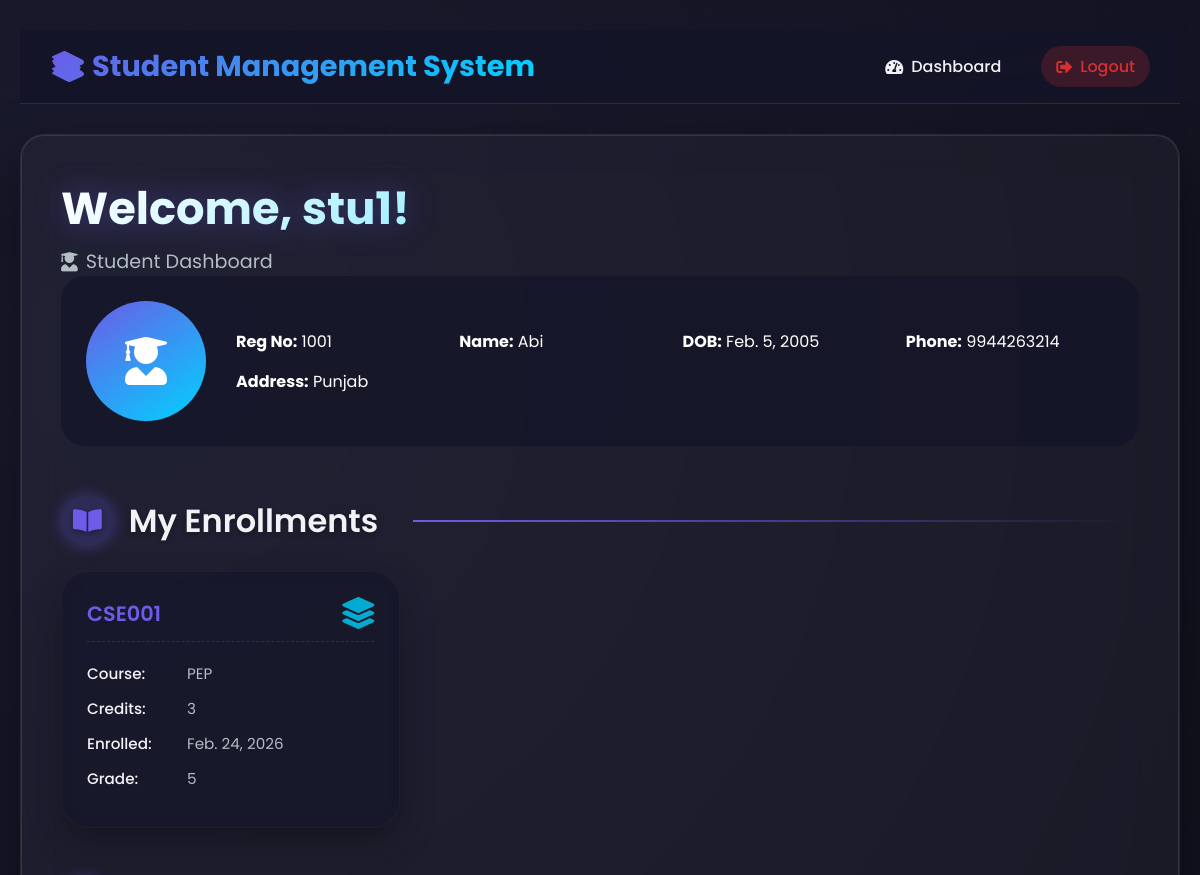
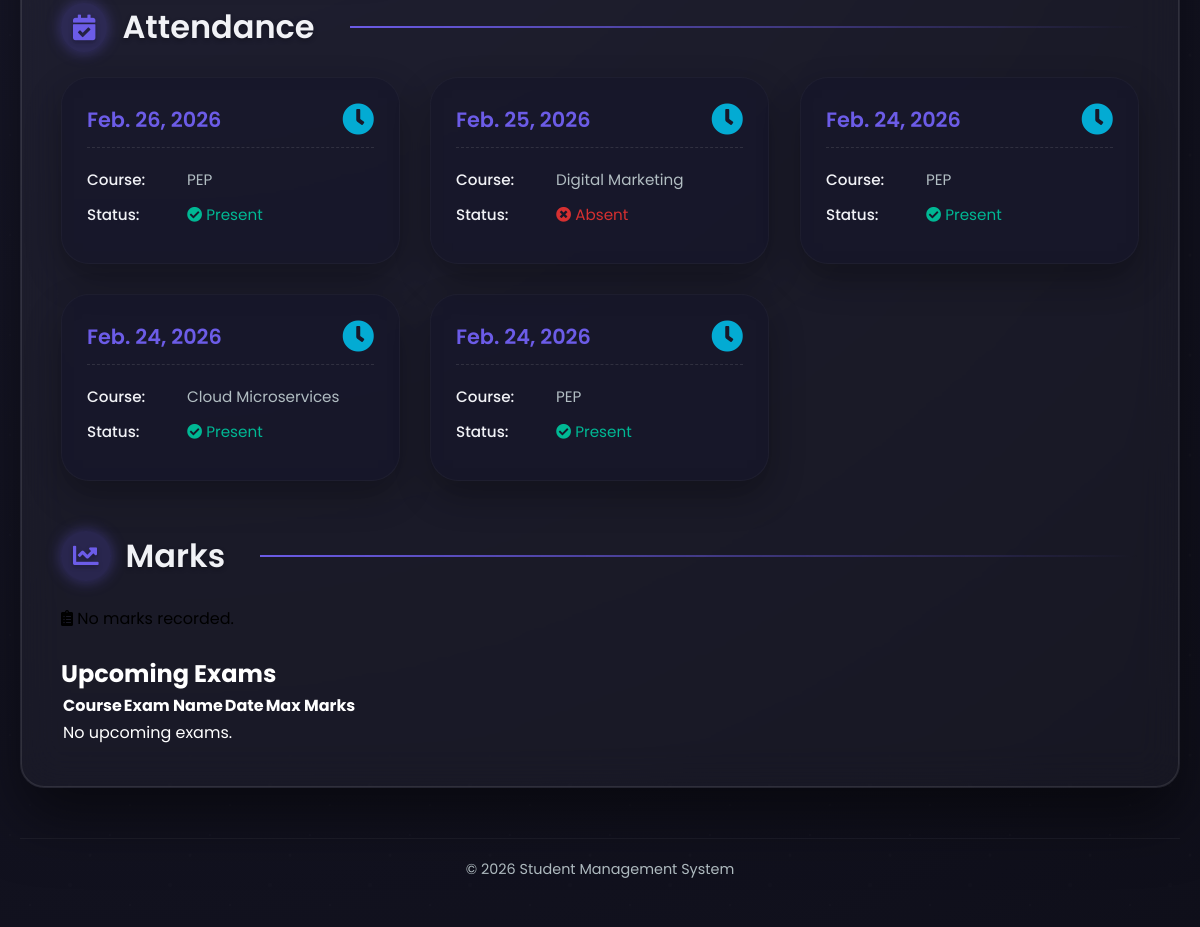
Page /students/student/dashboard/ (signed in) on the committed database (2 pictures, top to bottom).
### students/models.py (models this page shows, shortened)
class Student(models.Model):
    user = models.OneToOneField(User,on_delete=models.CASCADE,related_name='student')
    Reg_no = models.CharField(max_length=20,primary_key=True)
    Name = models.CharField(max_length=100)
    DOB = models.DateField()
    Address = models.TextField()
    Phone = models.CharField(max_length=10)

### courses/models.py (models this page shows, shortened)
class Enrollment(models.Model):
    student = models.ForeignKey(Student, on_delete=models.CASCADE, related_name='enrollments')
    course = models.ForeignKey(Course, on_delete=models.CASCADE, related_name='enrollments')
    enrollment_date = models.DateField(auto_now_add=True)
    grade = models.CharField(max_length=2, blank=True, null=True)

class Course(models.Model):
    code = models.CharField(max_length=10, unique=True)
    name = models.CharField(max_length=100)
    credits = models.IntegerField()

### attendance/models.py (models this page shows, shortened)
class Attendance(models.Model):
    CHOICES = (
        ('present','Present'),
        ('absent','Absent')
    )
    student = models.ForeignKey(Student,on_delete=models.CASCADE,related_name='attendance')
    course = models.ForeignKey(Course,on_delete=models.CASCADE,related_name='attendance')
    date = models.DateField()
    status = models.CharField(max_length=10,choices=CHOICES,default='present')

### students/views.py (the view)
# urls.py: path('student/dashboard/', views.student_dashboard, name='student-dashboard'),
@login_required
def student_dashboard(request):
    if not is_student(request.user):
        return HttpResponseForbidden("Access denied.")
    try:
        student = request.user.student
    except Student.DoesNotExist:
        return render(request, 'students/student_dashboard.html',
                      {'error': 'Student profile not found. Please contact administrator.'})
    enrollments = Enrollment.objects.filter(student=student)
    attendances = Attendance.objects.filter(student=student).order_by('-date')
    marks = Marks.objects.filter(student=student)
    enrolled_course_ids = enrollments.values_list('course_id', flat=True)
    upcoming_exams = Exam.objects.filter(
        course_id__in=enrolled_course_ids,
        date__gte=timezone.now().date()
    ).order_by('date')
    return render(request, 'students/student_dashboard.html', {
        'student': student,
        'enrollments': enrollments,
        'attendances': attendances,
        'marks': marks,
        'upcoming_exams': upcoming_exams,   # <-- pass to template
    })

### students/views.py (called while the page is built)
def is_student(user):
    return user.is_authenticated and hasattr(user, 'profile') and user.profile.role == 'student'

### students/templates/students/student_dashboard.html (shortened to what this page needs)
{% extends "students/base.html" %}
{% load static %}
{% block content %}
    {% if error %}
        <div class="error-message" style="color: var(--danger); text-align: center; padding: 20px;">
            <i class="fas fa-exclamation-triangle" style="font-size: 2rem;"></i>
            <p>{{ error }}</p>
        </div>
    {% else %}
        <div class="greeting">
            <h1>Welcome, {{ user.username }}!</h1>
            <p><i class="fas fa-user-graduate"></i> Student Dashboard</p>
        </div>
        <div class="profile-card" style="display: flex; gap: 30px; align-items: center; background: var(--card-bg); border-radius: var(--border-radius); padding: 25px; margin-bottom: 40px;">
            {% if student.Profile_Pic %}
                <img src="{{ student.Profile_Pic.url }}" alt="Profile" style="width: 120px; height: 120px; border-radius: 50%; object-fit: cover; border: 4px solid var(--primary);">
            {% else %}
                <div style="width: 120px; height: 120px; border-radius: 50%; background: linear-gradient(145deg, var(--primary), var(--secondary)); display: flex; align-items: center; justify-content: center; color: white; font-size: 3rem;">
                    <i class="fas fa-user-graduate"></i>
                </div>
            {% endif %}
            <div style="flex: 1; display: grid; grid-template-columns: repeat(auto-fit, minmax(200px, 1fr)); gap: 15px; color: white">
                <div class="info-item"><strong>Reg No:</strong> {{ student.Reg_no }}</div>
                <div class="info-item"><strong>Name:</strong> {{ student.Name }}</div>
                <div class="info-item"><strong>DOB:</strong> {{ student.DOB }}</div>
                <div class="info-item"><strong>Phone:</strong> {{ student.Phone }}</div>
                <div class="info-item"><strong>Address:</strong> {{ student.Address }}</div>
            </div>
        </div>
        <div class="section-title"><i class="fas fa-book-open"></i> My Enrollments</div>
        <div class="data-grid">
            {% for e in enrollments %}
                <div class="data-card">
                    <div class="card-header">{{ e.course.code }} <i class="fas fa-layer-group"></i></div>
                    <div class="card-body">
                        <p><strong>Course:</strong> {{ e.course.name }}</p>
                        <p><strong>Credits:</strong> {{ e.course.credits }}</p>
                        <p><strong>Enrolled:</strong> {{ e.enrollment_date }}</p>
                        <p><strong>Grade:</strong> {{ e.grade|default:"—" }}</p>
                    </div>
                </div>
            {% empty %}
                <div class="empty-state"><i class="fas fa-folder-open"></i> No enrollments yet.</div>
            {% endfor %}
        </div>
        <div class="section-title"><i class="fas fa-calendar-check"></i> Attendance</div>
        <div class="data-grid">
            {% for a in attendances %}
                <div class="data-card">
                    <div class="card-header">{{ a.date }} <i class="fas fa-clock"></i></div>
                    <div class="card-body">
                        <p><strong>Course:</strong> {{ a.course.name }}</p>
                        <p><strong>Status:</strong>
                            {% if a.status == 'present' %}
                                <span style="color: var(--success);"><i class="fas fa-check-circle"></i> Present</span>
                            {% elif a.status == 'absent' %}
                                <span style="color: var(--danger);"><i class="fas fa-times-circle"></i> Absent</span>
                            {% elif a.status == 'late' %}
                                <span style="color: var(--warning);"><i class="fas fa-clock"></i> Late</span>
                            {% endif %}
                        </p>
                    </div>
                </div>
            {% empty %}
                <div class="empty-state" style="color: white;"><i class="fas fa-calendar-times"></i> No attendance records.</div>
            {% endfor %}
        </div>
        <div class="section-title"><i class="fas fa-chart-line"></i> Marks</div>
        <div class="data-grid">
            {% for m in marks %}
                <div class="data-card">
                    <div class="card-header">{{ m.exam.name }} <i class="fas fa-star"></i></div>
                    <div class="card-body">
                        <p><strong>Course:</strong> {{ m.exam.course.name }}</p>
                        <p><strong>Marks:</strong> {{ m.marks_obtained }} / {{ m.exam.max_marks }}</p>
                        <p><strong>Percentage:</strong> {% widthratio m.marks_obtained m.exam.max_marks 100 %}%</p>
                    </div>
                </div>
            {% empty %}
                <div class="empty-state"><i class="fas fa-clipboard-list"></i> No marks recorded.</div>
            {% endfor %}
        </div>
    <br>
    <h2 style="color: white;">Upcoming Exams</h2>
    <table style="color: white;">
        <tr>
            <th>Course</th>
            <th>Exam Name</th>
            <th>Date</th>
            <th>Max Marks</th>
        </tr>
        {% for exam in upcoming_exams %}
        <tr>
            <td style="padding: 2%;">{{ exam.course.name }} ({{ exam.course.code }})</td>
            <td style="padding: 2%;">{{ exam.name }}</td>
            <td style="padding: 2%;">{{ exam.date }}</td>
            <td style="padding: 2%;">{{ exam.max_marks }}</td>
        </tr>
        {% empty %}
        <tr><td colspan="4">No upcoming exams.</td></tr>
        {% endfor %}
    </table>
        {% endif %}
{% endblock %}

### students/templates/students/base.html (shortened to what this page needs)
{% load static %}
<!DOCTYPE html>
<html lang="en">
<head>
    <link rel="stylesheet" href="https://use.fontawesome.com/releases/v5.15.4/css/all.css">
    <link rel="stylesheet" href="{% static 'students/dashboard.css' %}">
</head>
<body>
    <nav class="navbar">
        <div class="nav-container">
            <div class="nav-brand">
                <a href="
                    {% if user.is_authenticated %}
                        {% if user.profile.role == 'teacher' %}
                            {% url 'teacher-dashboard' %}
                        {% else %}
                            {% url 'student-dashboard' %}
                        {% endif %}
                    {% else %}
                        {% url 'login' %}
                    {% endif %}
                ">📚 Student Management System</a>
            </div>
            <ul class="nav-menu">
                {% if user.is_authenticated %}
                    {% if user.profile.role == 'teacher' %}
                        <li><a href="{% url 'teacher-dashboard' %}"><i class="fas fa-tachometer-alt"></i> Dashboard</a></li>
                        <li><a href="{% url 'student-list' %}"><i class="fas fa-users"></i> Students</a></li>
                        <li><a href="{% url 'course-list' %}"><i class="fas fa-book"></i> Courses</a></li>
                        <li><a href="{% url 'attendance-list' %}"><i class="fas fa-calendar-check"></i> Attendance</a></li>
                        {% else %}
                        <li><a href="{% url 'student-dashboard' %}"><i class="fas fa-tachometer-alt"></i> Dashboard</a></li>
                    {% endif %}
                    <li><a href="{% url 'logout' %}" class="logout-link"><i class="fas fa-sign-out-alt"></i> Logout</a></li>
                {% else %}
                    <li><a href="{% url 'login' %}"><i class="fas fa-sign-in-alt"></i> Login</a></li>
                    <li><a href="{% url 'signup' %}"><i class="fas fa-user-plus"></i> Signup</a></li>
                {% endif %}
            </ul>
        </div>
    </nav>
    <div class="dashboard-container">
        {% block content %}{% endblock %}
    </div>
    <footer class="footer">
        <p>&copy; {% now "Y" %} Student Management System</p>
    </footer>
</body>
</html>

### students/static/students/dashboard.css (style rules this page uses)
:root { --primary: #6c5ce7; --primary-glow: rgba(108, 92, 231, 0.4); --secondary: #00d2ff; --accent: #ff7675; --dark: #0f0f1a; --dark-light: #1a1a2e; --card-bg: rgba(20, 20, 40, 0.7); --text-primary: #f1f2f6; --text-secondary: #b2bec3; --success: #00b894; --warning: #fdcb6e; --danger: #d63031; --border-radius: 24px; --transition: all 0.3s cubic-bezier(0.25, 0.46, 0.45, 0.94); }
* { margin: 0; padding: 0; box-sizing: border-box; font-family: 'Poppins', sans-serif; }
body { background: radial-gradient(circle at 10% 20%, #1a1a2e, #0f0f1a); min-height: 100vh; padding: 30px 20px; position: relative; overflow-x: hidden; }
body::before { content: ''; position: absolute; top: 0; left: 0; width: 100%; height: 100%; opacity: 0.3; pointer-events: none; z-index: 0; }
.navbar { background: rgba(20, 20, 40, 0.8); backdrop-filter: blur(15px); -webkit-backdrop-filter: blur(15px); border-bottom: 1px solid rgba(255,255,255,0.1); padding: 15px 0; position: sticky; top: 0; z-index: 1000; }
.nav-container { max-width: 1600px; margin: 0 auto; display: flex; justify-content: space-between; align-items: center; padding: 0 30px; }
.nav-brand a { color: white; font-size: 1.8rem; font-weight: 700; text-decoration: none; background: linear-gradient(135deg, var(--primary), var(--secondary)); -webkit-background-clip: text; -webkit-text-fill-color: transparent; }
.nav-menu { display: flex; list-style: none; gap: 25px; align-items: center; flex-wrap: wrap; }
.nav-menu li a { color: var(--text-primary); text-decoration: none; font-weight: 500; padding: 8px 15px; border-radius: 30px; transition: var(--transition); display: flex; align-items: center; gap: 8px; }
.nav-menu li a.logout-link { background: rgba(214, 48, 49, 0.2); color: var(--danger); }
.dashboard-container { max-width: 1600px; margin: 30px auto 0; background: rgba(255, 255, 255, 0.03); backdrop-filter: blur(20px); -webkit-backdrop-filter: blur(20px); border-radius: var(--border-radius); padding: 40px; box-shadow: 0 30px 60px rgba(0, 0, 0, 0.5), inset 0 0 0 1px rgba(255, 255, 255, 0.1); border: 1px solid rgba(255, 255, 255, 0.05); position: relative; z-index: 1; animation: fadeInUp 1s ease; }
.greeting h1 { font-size: 2.8rem; font-weight: 700; background: linear-gradient(135deg, #fff, var(--secondary)); -webkit-background-clip: text; -webkit-text-fill-color: transparent; background-clip: text; filter: drop-shadow(0 0 15px var(--primary-glow)); animation: glowPulse 3s infinite; }
.greeting p { font-size: 1.2rem; color: var(--text-secondary); display: flex; align-items: center; gap: 8px; margin-top: 5px; }
.section-title { font-size: 2rem; font-weight: 600; color: var(--text-primary); margin: 50px 0 25px; display: flex; align-items: center; gap: 15px; text-shadow: 0 2px 5px rgba(0, 0, 0, 0.3); position: relative; }
.section-title i { background: rgba(108, 92, 231, 0.2); padding: 12px; border-radius: 50%; font-size: 1.6rem; color: var(--primary); box-shadow: 0 0 15px var(--primary-glow); }
.section-title::after { content: ''; flex: 1; height: 2px; background: linear-gradient(90deg, var(--primary), transparent); margin-left: 20px; }
.data-grid { display: grid; grid-template-columns: repeat(auto-fill, minmax(300px, 1fr)); gap: 30px; margin-top: 20px; }
.data-card { background: var(--card-bg); backdrop-filter: blur(15px); border-radius: 28px; padding: 25px; box-shadow: 0 15px 35px rgba(0, 0, 0, 0.3); transition: var(--transition); border: 1px solid rgba(255, 255, 255, 0.03); position: relative; overflow: hidden; cursor: default; animation: cardAppear 0.5s ease backwards; }
.card-header { display: flex; justify-content: space-between; align-items: center; margin-bottom: 20px; font-weight: 600; color: var(--primary); font-size: 1.3rem; border-bottom: 1px dashed rgba(255, 255, 255, 0.1); padding-bottom: 12px; }
.card-header i { font-size: 2rem; color: var(--secondary); opacity: 0.8; }
.card-body p { margin: 12px 0; color: var(--text-secondary); font-size: 0.95rem; display: flex; align-items: baseline; }
.card-body p strong { color: var(--text-primary); width: 100px; display: inline-block; font-weight: 500; }
.footer { text-align: center; padding: 20px; color: var(--text-secondary); font-size: 0.9rem; border-top: 1px solid rgba(255,255,255,0.05); margin-top: 50px; }

### rows in the picture
Student: Reg_no "1001", Name "Abi", DOB "Feb. 5, 2005", Phone "9944263214", Address "Punjab"
Enrollment: course.code "CSE001", course.name "PEP", course.credits "3", enrollment_date "Feb. 24, 2026", grade "5"
Attendance: date "Feb. 26, 2026", course.name "PEP", status "present" (drawn)
Attendance: date "Feb. 25, 2026", course.name "Digital Marketing", status "absent" (drawn)
Attendance: date "Feb. 24, 2026", course.name "PEP", status "present" (drawn)
Attendance: date "Feb. 24, 2026", course.name "Cloud Microservices", status "present" (drawn)
Attendance: date "Feb. 24, 2026", course.name "PEP", status "present" (drawn)

### other values in the picture
{{ user.username }} "stu1"
